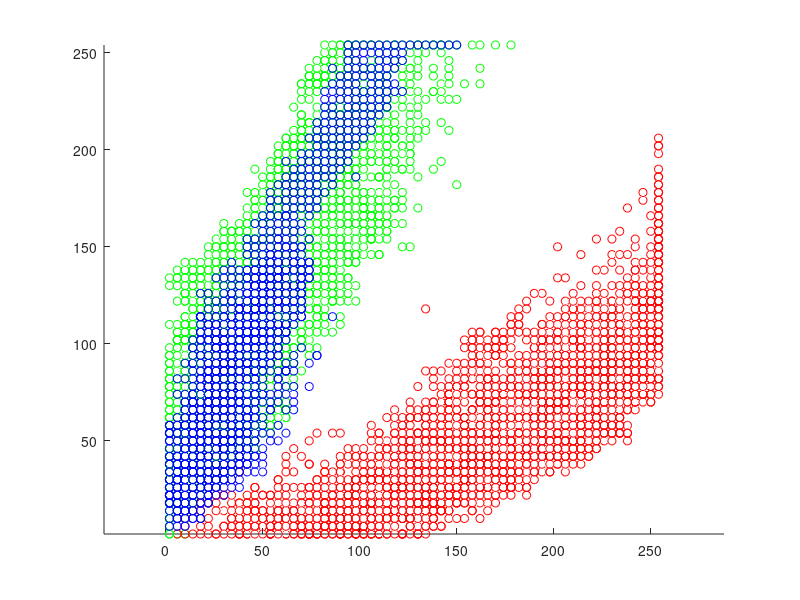

This chart was generated by the following MATLAB code: (Note: this script raises an error after producing the figure.)
load('data-trunc.mat')
figure(10)
[az, el] = view;
cla;
hold on
axis equal

scatter3(green(:,3), green(:,2), green(:,1), 'g')
scatter3(  red(:,3),   red(:,2),   red(:,1), 'r')
scatter3( blue(:,3),  blue(:,2),  blue(:,1), 'b')
scatter3(black(:,3), black(:,2), black(:,1), 'k')
scatter3(white(:,3), white(:,2), white(:,1), 'w')
xlim([0 255])
ylim([0 255])
zlim([0 255])
xlabel('R')
ylabel('G')
zlabel('B')
grid on

ax = gca;
ax.XTick = 0:64:256;
ax.YTick = 0:64:256;
ax.ZTick = 0:64:256;

g = [0 255; 0 255];
b = [0 0; 255 255];


dirs = [
	{[1 -0.65 -0.65]', 'r'};
	{[-0.9 1 -0.3]', 'g'};
    {[-0.5 -0.65 0.65]', 'b'};
]';
for dir=dirs
	[dir, col] = dir{:};
	dir = dir / norm(dir);
	r1 = -(dir(2)*g + dir(3)*b) / dir(1);
	s = surf(r1, g, b, 'FaceColor', col, 'FaceAlpha', 0.4);
	center = [128 128 128]';
	c_plane = center - dir*(dir'*center);
	
	q = quiver3(c_plane(1), c_plane(2), c_plane(3),...
		    64*dir(1), 64*dir(2), 64*dir(3),...
			'Color', col);
	q.LineWidth = 2;
	q.MaxHeadSize = 8;
	
	fprintf('%.2fr + %.2fg + %.2fb > 0\n', dir(1), dir(2), dir(3))

end

view(az, el)


